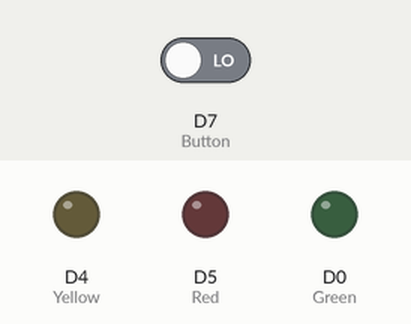
Bench run of a sketch on a simulated ESP8266 (NodeMCU). Shown: output pins drawn as LEDs (lit = HIGH). The test bench sets the inputs (shaded band); at power-on: D7 (Button) LOW.

Above: at 12.8 s.
12.9 s: D7 (Button) driven HIGH
At 17.5 s:
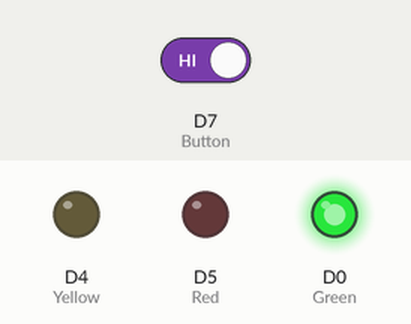
At 19.1 s:
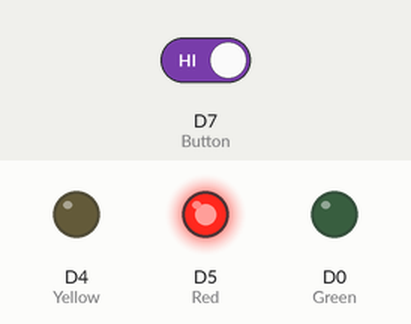
20.0 s: D7 (Button) driven LOW
At 22.4 s:
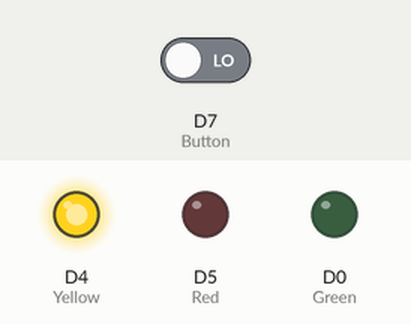
Timing chart, 0 to 32.7 s (numbered marks = the images above; inputs shaded):
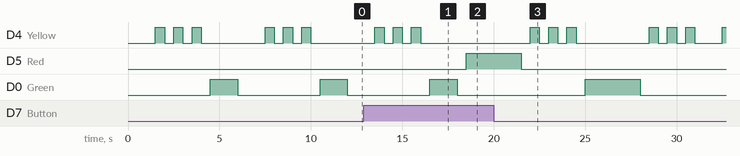

The sketch:

21-6-Traffic_Test2.ino
```cpp
#define Button D7
#define Green D0
#define Yellow D4
#define Red D5

void setup() {
  pinMode(Button, INPUT);
  pinMode(Green, OUTPUT);
  pinMode(Yellow, OUTPUT);
  pinMode(Red, OUTPUT);
}

bool isClick(){
  int state = digitalRead(Button);
  return !state;
}

void res(){
  digitalWrite(Green, LOW);
  digitalWrite(Red, LOW);
  digitalWrite(Yellow, LOW);
  delay(500);
}

void yel(){
  res();
  digitalWrite(Yellow, HIGH);
}

void gre(){
  res();
  digitalWrite(Green, HIGH);
}

void red(){
  res();
  digitalWrite(Red, HIGH);
}

void cycle(){
  red();
  delay(3000);
  yel();
  delay(500);
  yel();
  delay(500);
  yel();
  delay(500);
  gre();
  delay(3000);
  yel();
  delay(500);
  yel();
  delay(500);
  yel();
  delay(500);
}

void loop() {
  bool clicked = isClick();
  if(clicked){
    res();
    delay(500);
    yel();
    delay(500);
    yel();
    delay(500);
    yel();
    delay(500);
    gre();
    delay(1500);
  }
  else{
    cycle();
  }
}
```

Measured:
- after the input at 12.9 s, D4 (Yellow): goes on until 16.0 s, then stays LOW; D5 (Red): LOW → HIGH after 5.6 s
- after the input at 20.0 s, D5 (Red): goes on until 21.5 s, then stays LOW
- by itself, D0 (Green): alternates HIGH for 1.5 s and LOW for 4.5 s
